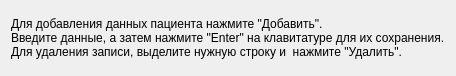
<?xml version="1.0" encoding="UTF-8"?>
<ui version="4.0">
 <class>HelpWindow</class>
 <widget class="QWidget" name="HelpWindow">
  <property name="geometry">
   <rect>
    <x>0</x>
    <y>0</y>
    <width>448</width>
    <height>76</height>
   </rect>
  </property>
  <property name="windowTitle">
   <string>Справка</string>
  </property>
  <layout class="QGridLayout" name="gridLayout">
   <item row="0" column="0">
    <widget class="QLabel" name="label">
     <property name="text">
      <string>Для добавления данных пациента нажмите &quot;Добавить&quot;. Введите данные, а затем нажмите &quot;Enter&quot; на клавитатуре для их сохранения. Для удаления записи, выделите нужную строку и  нажмите &quot;Удалить&quot;.</string>
     </property>
     <property name="textFormat">
      <enum>Qt::AutoText</enum>
     </property>
     <property name="margin">
      <number>5</number>
     </property>
    </widget>
   </item>
  </layout>
 </widget>
 <resources/>
 <connections/>
</ui>
